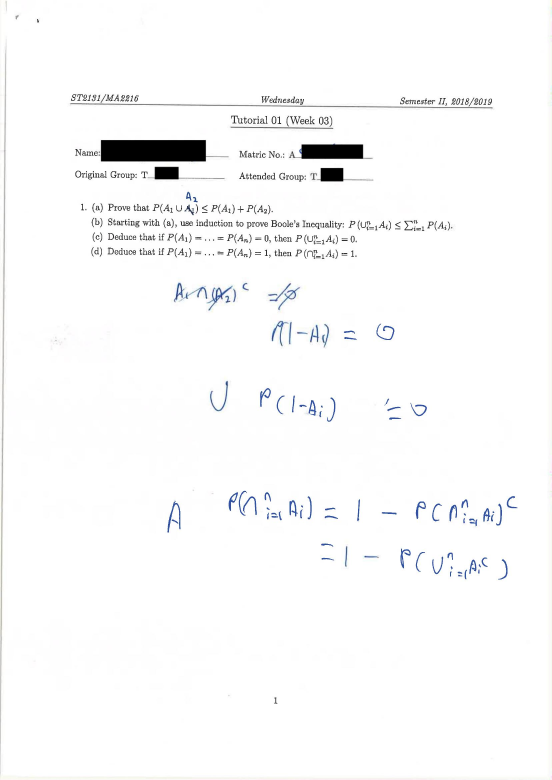
#> input picture app/backend/image/0.jpg, 1654 x 2338 px (shown at 1/3 size)
$ python -i words.py   (imports and definitions only)   (older library calls are emulated)
#> lines starting #> are read from the running program, lines starting #| are printed output that depends on the picture; after the words box and inside, x2 and y2 are one past the last pixel; in counts of white or black regions, pixels touching at a corner belong together
# -*- coding: utf-8 -*-
"""
Detect words on the page
return array of words' bounding boxes
"""
import cv2
import matplotlib.pyplot as plt
import numpy as np

from .helpers import *


def detection(image, join=False):
    """Detecting the words bounding boxes.
    Return: numpy array of bounding boxes [x, y, x+w, y+h]
    """
    # Preprocess image for word detection
    blurred = cv2.GaussianBlur(image, (5, 5), 18)
    edge_img = _edge_detect(blurred)
    ret, edge_img = cv2.threshold(edge_img, 50, 255, cv2.THRESH_BINARY)
    bw_img = cv2.morphologyEx(edge_img, cv2.MORPH_CLOSE, np.ones((15, 15), np.uint8))

    return _text_detect(bw_img, image, join)


# [21 lines left out: function sort_words, not called in this run]


def _edge_detect(im):
    """
    Edge detection using sobel operator on each layer individually.
    Sobel operator is applied for each image layer (RGB)
    """
    return np.max(
        np.array(
            [
                _sobel_detect(im[:, :, 0]),
                _sobel_detect(im[:, :, 1]),
                _sobel_detect(im[:, :, 2]),
            ]
        ),
        axis=0,
    )


def _sobel_detect(channel):
    """Sobel operator."""
    sobelX = cv2.Sobel(channel, cv2.CV_16S, 1, 0)
    sobelY = cv2.Sobel(channel, cv2.CV_16S, 0, 1)
    sobel = np.hypot(sobelX, sobelY)
    sobel[sobel > 255] = 255
    return np.uint8(sobel)


# [42 lines left out: functions union, _intersect, _group_rectangles, not called in this run]


def _text_detect(img, image, join=False):
    """Text detection using contours."""
    small = resize(img, 2000)

    # Finding contours
    mask = np.zeros(small.shape, np.uint8)
    cnt, hierarchy = cv2.findContours(
        np.copy(small), cv2.RETR_CCOMP, cv2.CHAIN_APPROX_SIMPLE
    )

    index = 0
    boxes = []
    # Go through all contours in top level
    while index >= 0:
        x, y, w, h = cv2.boundingRect(cnt[index])
        cv2.drawContours(mask, cnt, index, (255, 255, 255), cv2.FILLED)
        maskROI = mask[y : y + h, x : x + w]
        # Ratio of white pixels to area of bounding rectangle
        r = cv2.countNonZero(maskROI) / (w * h)

        # Limits for text
        if (
            r > 0.1
            and 1600 > w > 10
            and 1600 > h > 10
            and h / w < 3
            and w / h < 10
            and (60 // h) * w < 1000
        ):
            boxes += [[x, y, w, h]]

        index = hierarchy[0][index][0]

    if join:
        # Need more work
        boxes = _group_rectangles(boxes)

    # image for drawing bounding boxes
    small = cv2.cvtColor(small, cv2.COLOR_GRAY2RGB)
    bounding_boxes = np.array([0, 0, 0, 0])
    for (x, y, w, h) in boxes:
        cv2.rectangle(small, (x, y), (x + w, y + h), (0, 255, 0), 2)
        bounding_boxes = np.vstack((bounding_boxes, np.array([x, y, x + w, y + h])))

    # implt(small, t='Bounding rectangles')

    boxes = bounding_boxes.dot(ratio(image, small.shape[0])).astype(np.int64)
    return boxes[1:]


# [62 lines left out: function textDetectWatershed, not called in this run]

>>> import cv2
>>> picture = cv2.imread('../../../../image/0.jpg')
#> picture is the input picture: shape (2338, 1654, 3); mean B, G, R 250, 249.7, 249.5
>>> result = detection(picture)
#> in _sobel_detect, `sobelX = cv2.Sobel(channel, cv2.CV_16S, 1, 0)`:
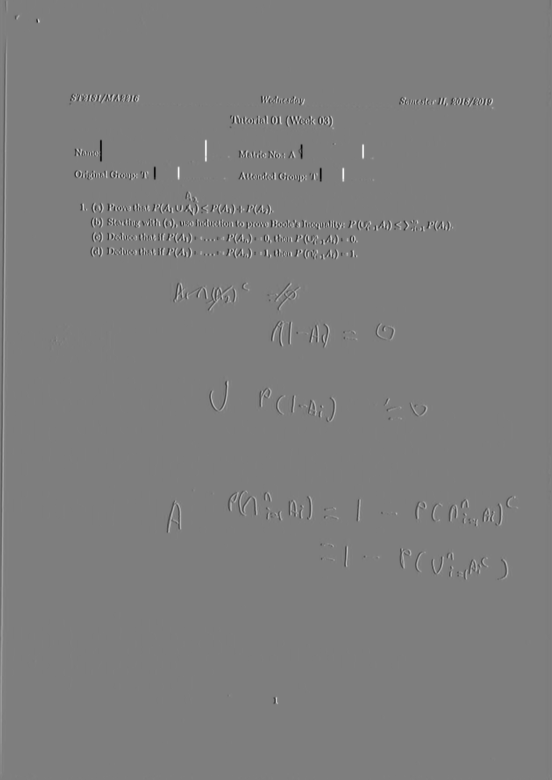
#> sobelX: shape (2338, 1654) int16 (shown at 1/3 size); min -408, max 412, mean 0; drawn with min black and max white
#> in _sobel_detect, `sobel = np.hypot(sobelX, sobelY)`:
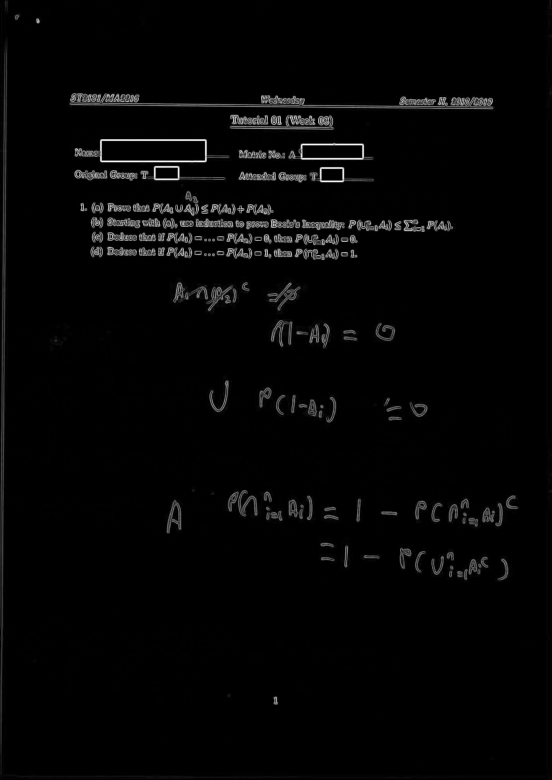
#> sobel: shape (2338, 1654) float32 (shown at 1/3 size); min 0, max 412, mean 8.2; drawn with min black and max white
#> in _sobel_detect, `sobel[sobel > 255] = 255`:
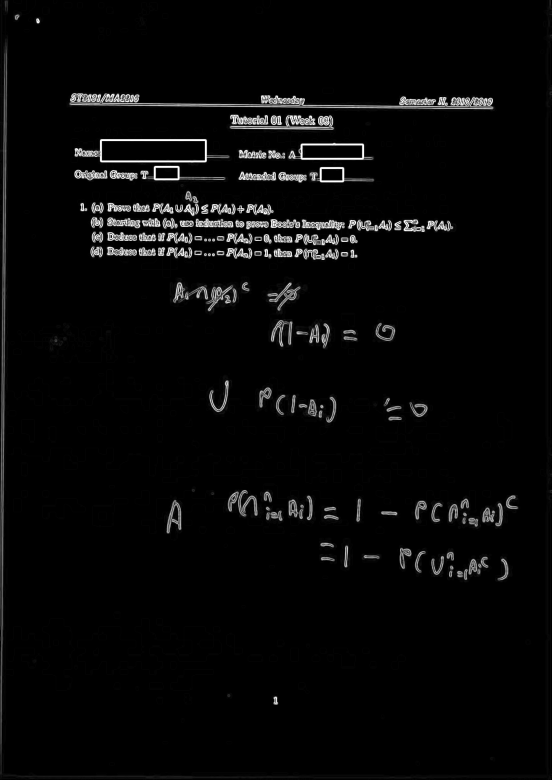
#> sobel: shape (2338, 1654) float32 (shown at 1/3 size); min 0, max 255, mean 7.8
#> in _sobel_detect (call 2), `sobelY = cv2.Sobel(channel, cv2.CV_16S, 0, 1)`:
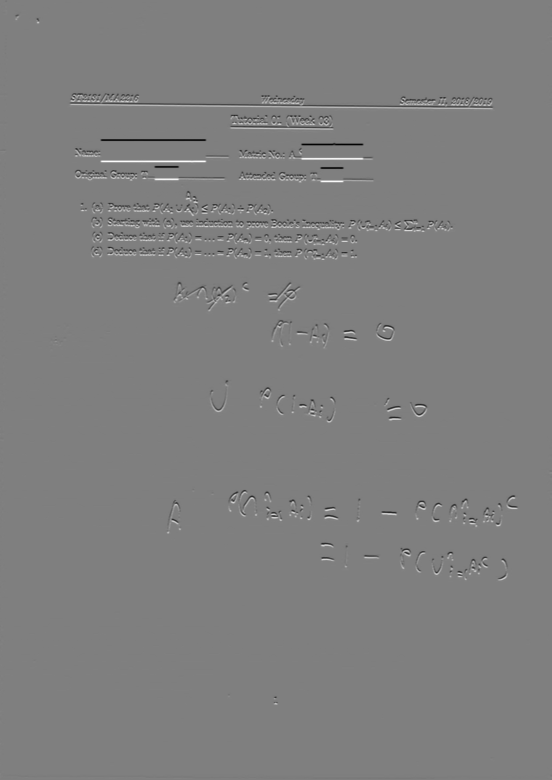
#> sobelY: shape (2338, 1654) int16 (shown at 1/3 size); min -412, max 412, mean 0; drawn with min black and max white
#> in detection, `ret, edge_img = cv2.threshold(edge_img, 50, 255, cv2.THRESH_BINARY)`:
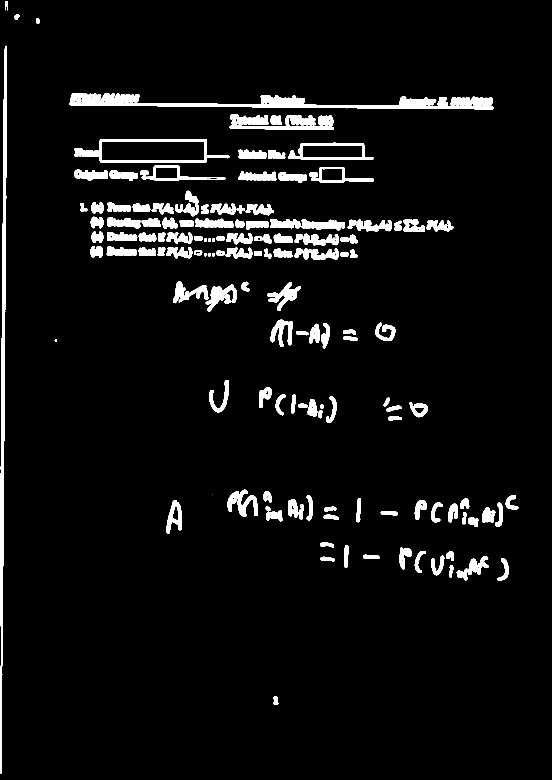
#> edge_img: shape (2338, 1654) (shown at 1/3 size); 4.8% white; 155 white regions (2 under 20 px), largest, box (x1, y1, x2, y2) and area: (208, 279, 1481, 328) 19841, (1, 137, 21, 2322) 8632, (223, 417, 688, 488) 7114
#> in detection, `bw_img = cv2.morphologyEx(edge_img, cv2.MORPH_CLOSE, np.ones((15, 15),..`:
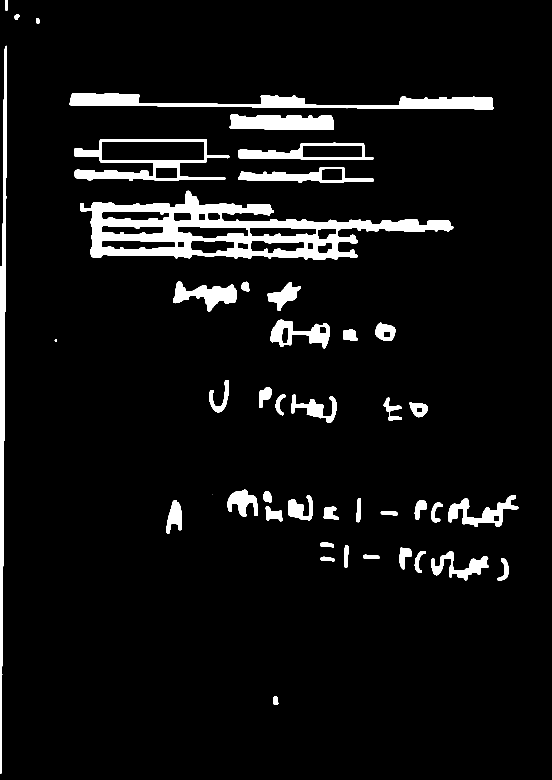
#> bw_img: shape (2338, 1654) (shown at 1/3 size); 6.2% white; 44 white regions (1 under 20 px), largest, box (x1, y1, x2, y2) and area: (240, 572, 1360, 780) 79008, (208, 279, 1481, 328) 26549, (0, 137, 21, 2322) 21780
#> (the run stopped early here; a loop or call above may not have finished)

$ run again, on app/backend/image/1.jpg
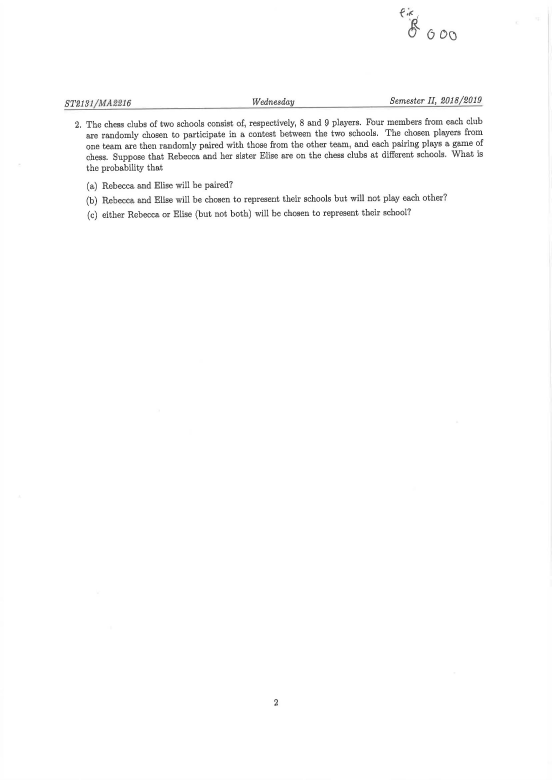
#> input picture app/backend/image/1.jpg, 1654 x 2338 px (shown at 1/3 size)
#> picture is the input picture: shape (2338, 1654, 3); min 0, max 255, mean 252.2
#> in detection, `ret, edge_img = cv2.threshold(edge_img, 50, 255, cv2.THRESH_BINARY)`:
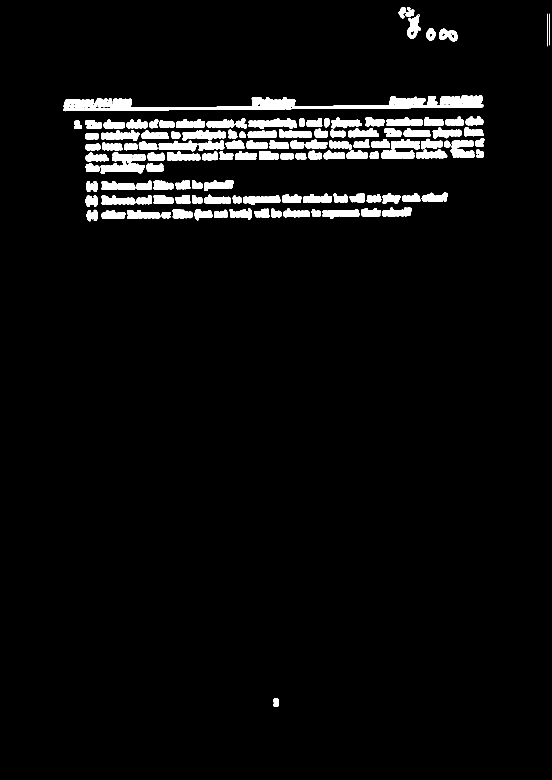
#> edge_img: shape (2338, 1654) (shown at 1/3 size); 4.1% white; 125 white regions, largest, box (x1, y1, x2, y2) and area: (190, 285, 1450, 334) 19464, (746, 355, 891, 386) 2755, (302, 489, 434, 521) 2650
#> in detection, `bw_img = cv2.morphologyEx(edge_img, cv2.MORPH_CLOSE, np.ones((15, 15),..`:
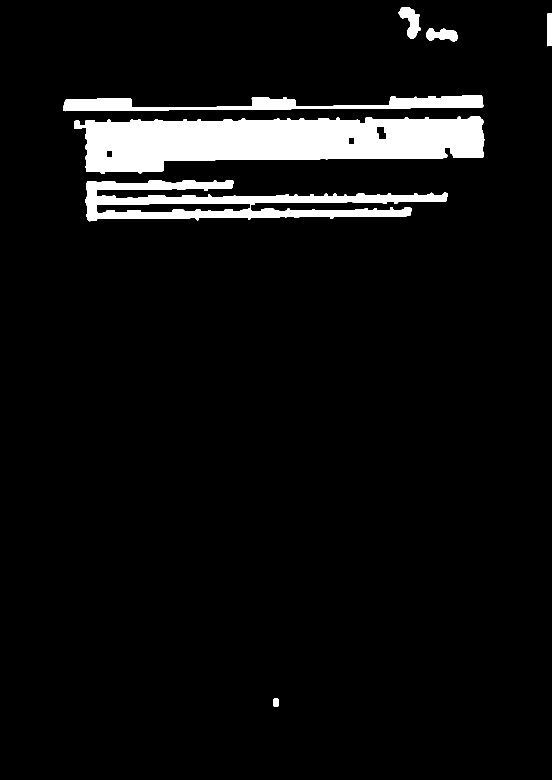
#> bw_img: shape (2338, 1654) (shown at 1/3 size); 6.1% white; 7 white regions, largest, box (x1, y1, x2, y2) and area: (223, 349, 1453, 521) 147156, (257, 540, 1344, 664) 55522, (190, 285, 1450, 334) 26379

$ run again, on app/backend/image/10.jpg
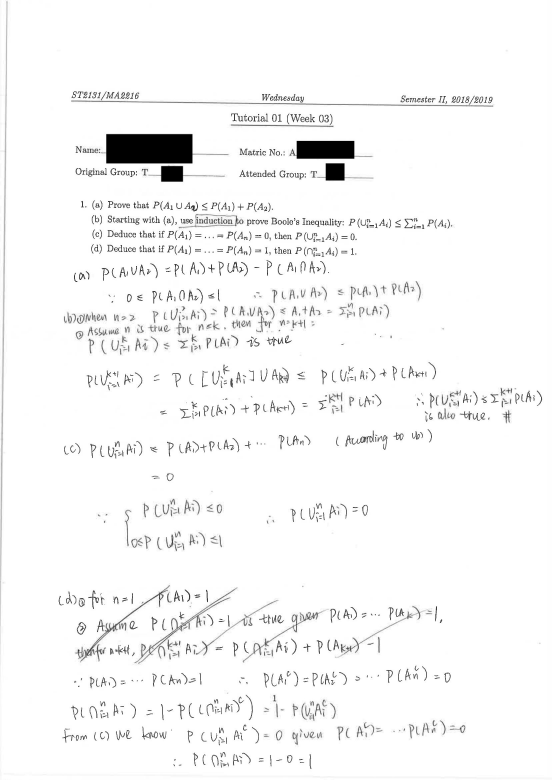
#> input picture app/backend/image/10.jpg, 1654 x 2338 px (shown at 1/3 size)
#> picture is the input picture: shape (2338, 1654, 3); min 0, max 255, mean 246.7
#> in detection, `ret, edge_img = cv2.threshold(edge_img, 50, 255, cv2.THRESH_BINARY)`:
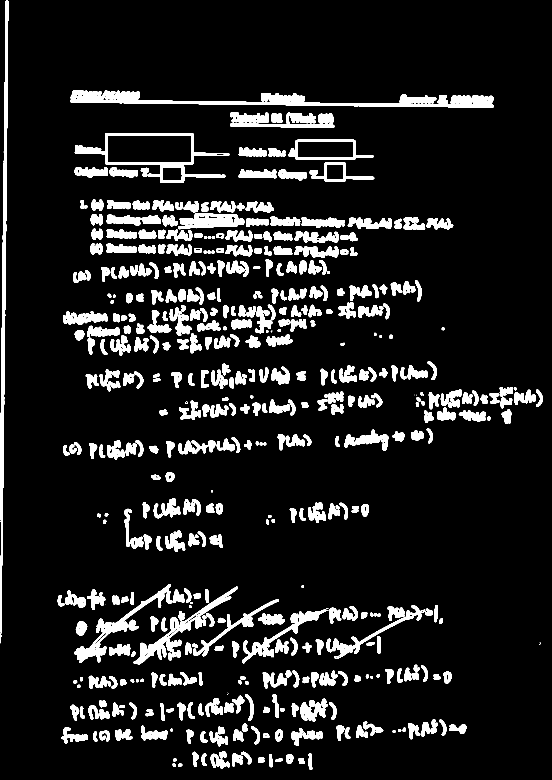
#> edge_img: shape (2338, 1654) (shown at 1/3 size); 9.7% white; 549 white regions (16 under 20 px), largest, box (x1, y1, x2, y2) and area: (211, 271, 1482, 323) 19594, (1, 2, 25, 1930) 13210, (224, 399, 688, 549) 9702
#> in detection, `bw_img = cv2.morphologyEx(edge_img, cv2.MORPH_CLOSE, np.ones((15, 15),..`:
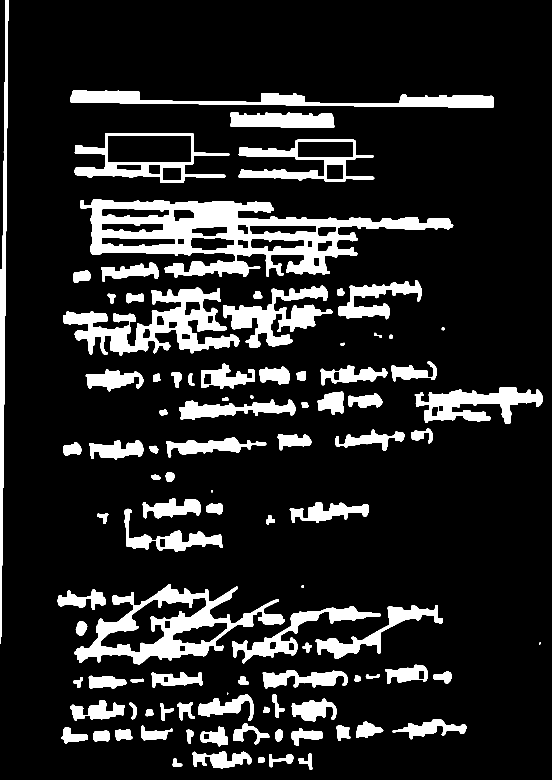
#> bw_img: shape (2338, 1654) (shown at 1/3 size); 13.8% white; 97 white regions (1 under 20 px), largest, box (x1, y1, x2, y2) and area: (240, 598, 1360, 834) 94666, (222, 1753, 855, 1994) 43985, (189, 863, 718, 1067) 39658

$ run again, on app/backend/image/11.jpg
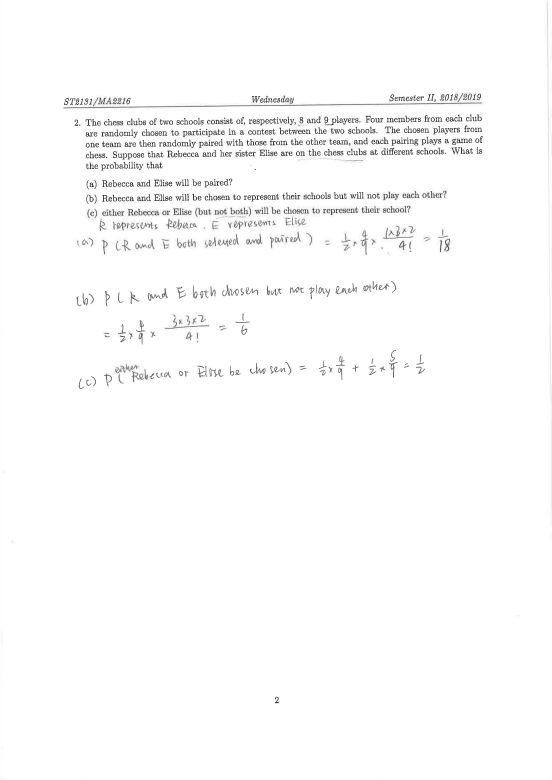
#> input picture app/backend/image/11.jpg, 1654 x 2338 px (shown at 1/3 size)
#> picture is the input picture: shape (2338, 1654, 3); min 0, max 255, mean 251.3
#> in detection, `ret, edge_img = cv2.threshold(edge_img, 50, 255, cv2.THRESH_BINARY)`:
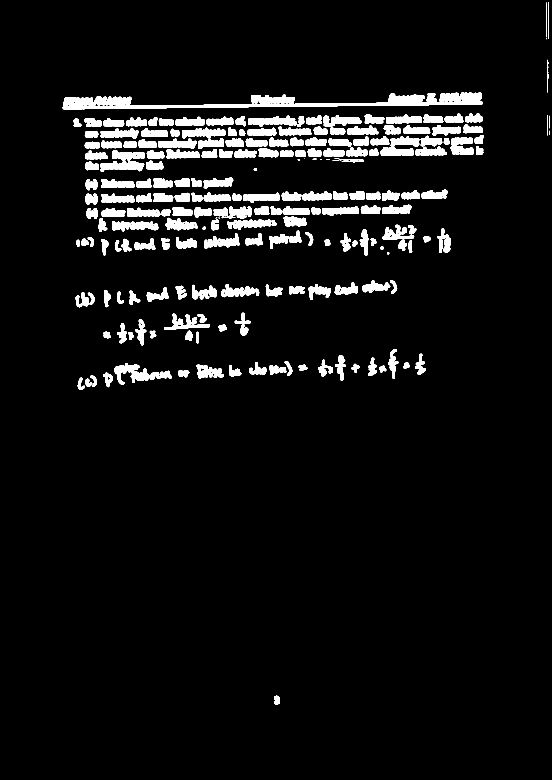
#> edge_img: shape (2338, 1654) (shown at 1/3 size); 5.7% white; 243 white regions (21 under 20 px), largest, box (x1, y1, x2, y2) and area: (188, 277, 1448, 328) 19253, (343, 1090, 465, 1154) 3207, (744, 347, 890, 379) 2743
#> in detection, `bw_img = cv2.morphologyEx(edge_img, cv2.MORPH_CLOSE, np.ones((15, 15),..`:
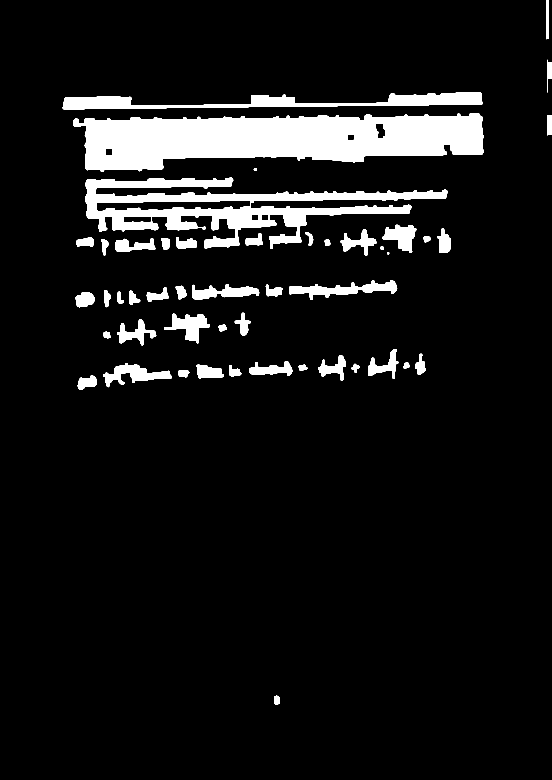
#> bw_img: shape (2338, 1654) (shown at 1/3 size); 8.4% white; 48 white regions, largest, box (x1, y1, x2, y2) and area: (221, 340, 1451, 515) 148852, (256, 533, 1343, 747) 75665, (188, 277, 1448, 328) 26325
